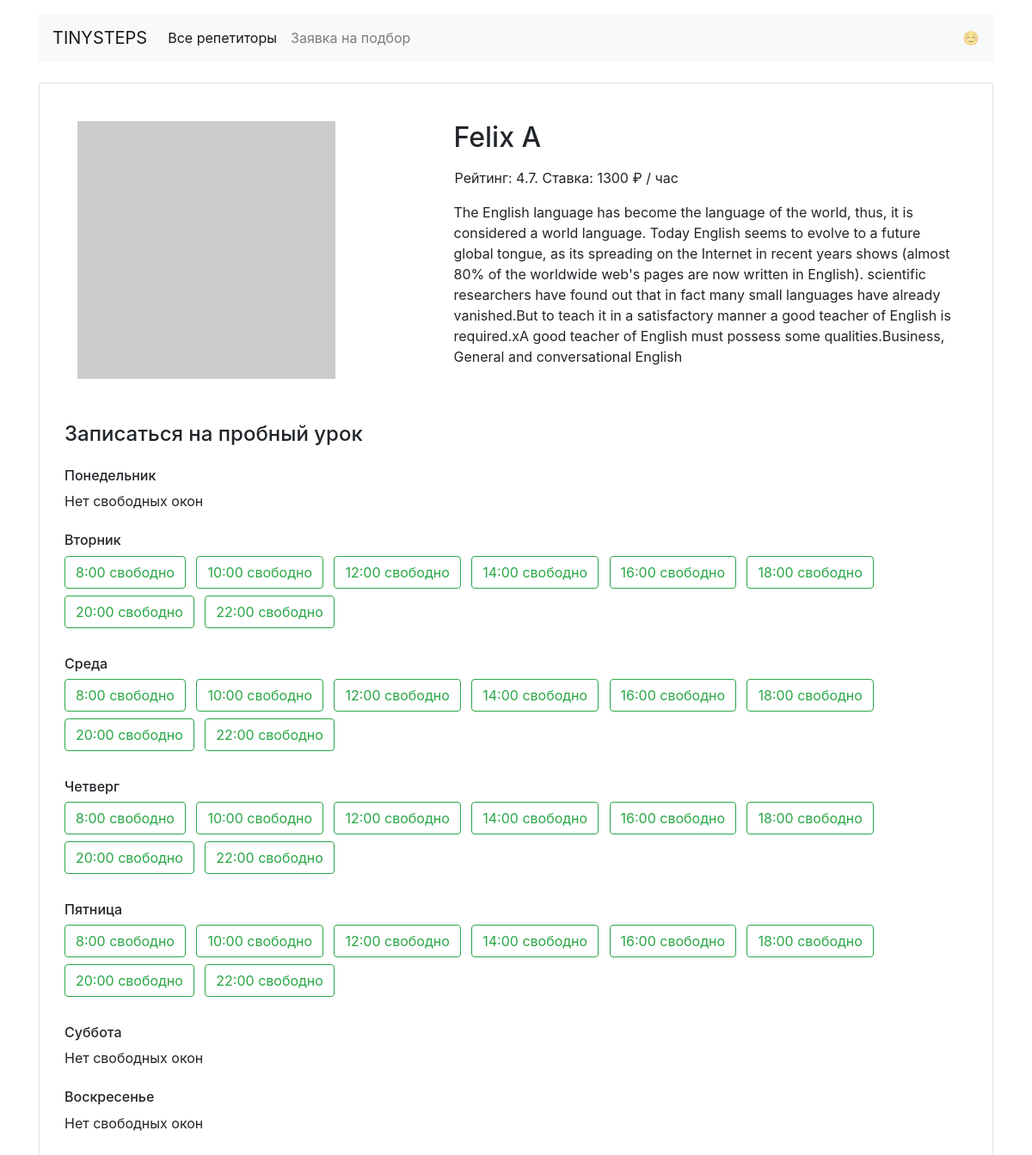
The page /profiles/3/ on the database its author committed.
### app.py (models this page shows)
class Teacher(db.Model):
    __tablename__ = "teachers"
    id = db.Column(db.Integer, primary_key=True)
    name = db.Column(db.String, nullable=False)
    about = db.Column(db.String, nullable=False)
    rating = db.Column(db.Float, nullable=False)
    picture = db.Column(db.String, nullable=False)
    price = db.Column(db.Integer, nullable=False)
    goals = db.Column(db.Text, nullable=False)
    free_time = db.Column(db.Text, nullable=False)
    booking = db.relationship("Booking", back_populates="teacher")

### app.py (the view)
@app.route("/profiles/<int:teacher_id>/")
def get_teacher(teacher_id):
    teacher = db.session.query(Teacher).filter(Teacher.id == teacher_id).first()
    time = json.loads(teacher.free_time)
    return render_template("profile.html", teacher=teacher, goals=goals, time=time, days=days)

### templates/profile.html (shortened to what this page needs)
{% extends 'base.html' %}
{% block profile %}
<main class="container mt-3">
    <div class="card my-4 mx-auto">
        <div class="card-body m-2 m-md-4">
            <article class="row">
                <div class="col-5"><img src="{{ teacher.picture }}" class="img-fluid" alt=""></div>
                <div class="col-7">
                    <section class="teacher=info">
                        <h1 class="h2">{{ teacher.name }}</h1>
                      <div class="row pl-3">
                        <p>Рейтинг: {{ teacher.rating }}. Ставка: {{ teacher.price }} &#8381 / час</p>
                      </div>
                        <p>{{ teacher.about }}</p>
                    </section>
                </div>
                <section class="available">
                    <p class="available">
                    <h4 class="mb-4 mt-5">Записаться на пробный урок</h4>{% for day, slots in time.items() %}
                    <h6 class="mt-4">{{ days[day] }}</h6>
                    {% if True not in slots.values() %}<p>Нет свободных окон </p>{% endif %}
                    {% for time_slot, is_free in slots.items() %}{% if is_free %}<a
                        href="/booking/{{ teacher.id }}/{{ day }}/{{ time_slot|replace(':', '-') }}/"
                        class="btn btn-outline-success mr-2 mb-2">{{ time_slot }} свободно</a>{% endif %}
                    {% endfor %}{% endfor %}
                </section>
            </article>
        </div>
    </div>
</main>
{% endblock %}

### rows shown on the page
Teacher: name "Felix A", rating "4.7", price "1300", about "The English language has become the language of the world, thus, it is considered a world language. Today English seems to evolve to a future global tongue, as its spreading on the Internet in recent years shows (almost 80% of the worldwide web's pages are now written in English). scientific researchers have found out that in fact many small languages have already vanished.But to teach it in a satisfactory manner a good teacher of English is required.xA good teacher of English must possess some qualities.Business, General and conversational English"

### other values the page prints
{{ days[day] }} "Понедельник" "Вторник" "Среда" "Четверг" "Пятница" "Суббота" "Воскресенье"
{{ time_slot }} "8:00" "10:00" "12:00" "14:00" "16:00" "18:00" "20:00" "22:00" "8:00" "10:00" "12:00" "14:00" "16:00" "18:00" "20:00" "22:00" "8:00" "10:00" "12:00" "14:00" "16:00" "18:00" "20:00" "22:00" "8:00" "10:00" "12:00" "14:00" "16:00" "18:00" "20:00" "22:00"
